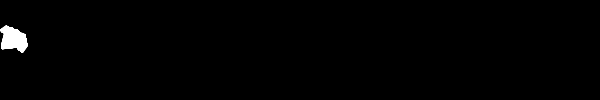
Frame 1 (no input)
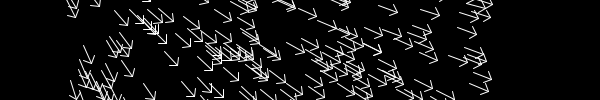
Frame 60 (the mouse pressed at the canvas centre just before this capture)
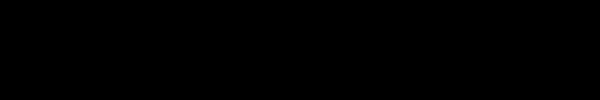
Frame 120 (the mouse held since frame 60 and released just before this capture)

The Processing sketch that drew these frames (run headless with seeded random() and noise(); from frame 60 on, the mouse is pressed at the canvas centre):

// Processing sketch: _12
// ── _12.pde
int num = 320;
ArrowParticle[] p = new ArrowParticle[num];
float radius = 1.2;

void setup() {
  size(600, 100);
  smooth();
  for (int i = 0; i < p.length; i++) {
    float velX = random(1, 8);
    float velY = random(-5, -1);
// Parameters: x, y, x-velocity, y-velocity, radius
    p[i] = new ArrowParticle(0, height / 2, velX, velY, 1.2);
  }
}

void draw() {
  background(0);
  for (int i = 0; i < p.length; i++) {
    p[i].update();
    p[i].display();
  }
}

// ── ArrowParticle.pde
class ArrowParticle extends Particle {
  float angle = 0.0;
  float shaftLength = 20.0;
  ArrowParticle(int ix, int iy, float ivx, float ivy, float ir) {
    super(ix, iy, ivx, ivy, ir);
  }

  void update() {
    super.update();
    angle = atan2(vy, vx);
  }

  void display() {
    stroke(255);
    pushMatrix();
    translate(x, y);
    rotate(angle);
    scale(shaftLength);
    strokeWeight(1.0 / shaftLength);
    line(0, 0, 1, 0);
    line(1, 0, 0.7, -0.3);
    line(1, 0, 0.7, 0.3);
    popMatrix();
  }
}


// ── Particle.pde
class Particle {
  
  float x, y; // X-coordinate, y-coordinate
  float vx, vy; // X velocity, y velocity
  float radius; // Particle radius
  float gravity = 0.1;
  
  Particle(int xIn, int yIn, float vxIn, float vyIn, float r) {
    x = xIn;
    y = yIn;
    vx = vxIn;
    vy = vyIn;
    radius = r;
  }
  
  void update() {
    vy = vy + gravity;
    y += vy;
    x += vx;
  }
  
  void display() {
    ellipse(x, y, radius*2, radius*2);
  }
}
